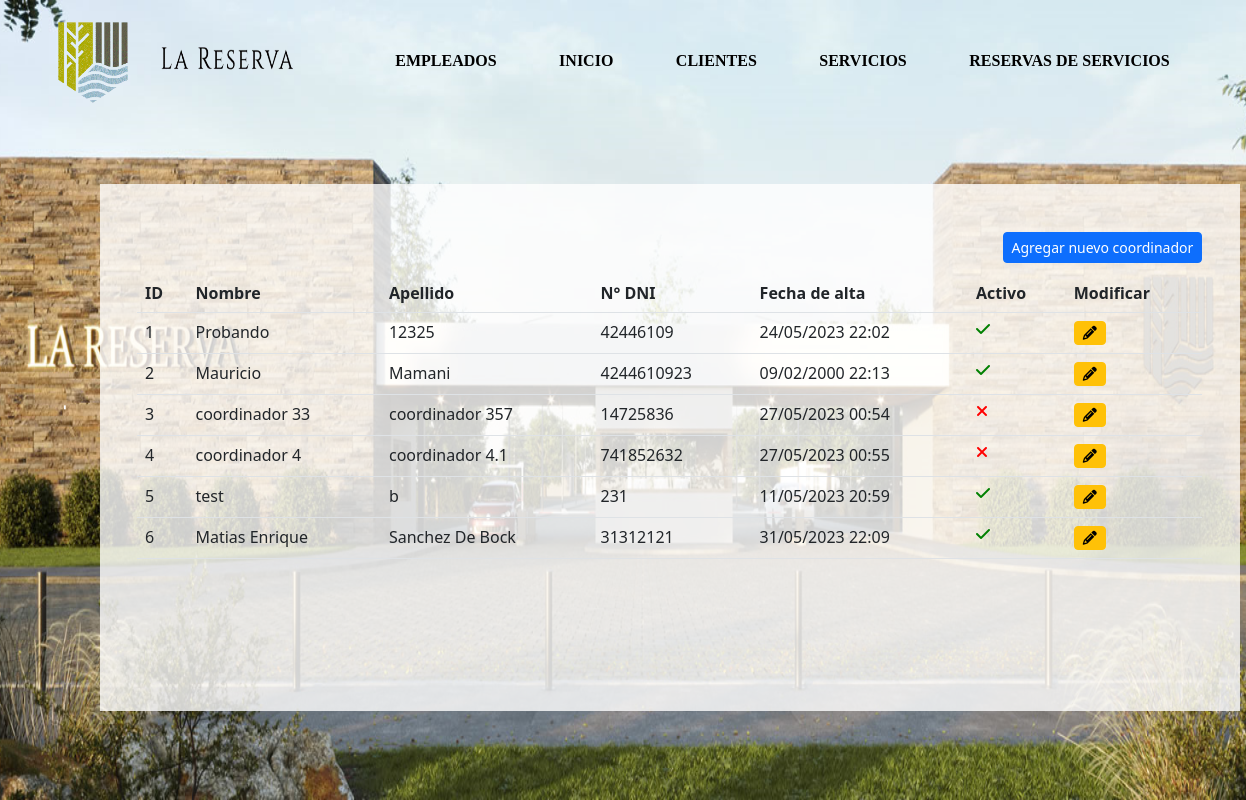
/reservas/coordinadores/listado/, run on an earlier commit of the app's database.
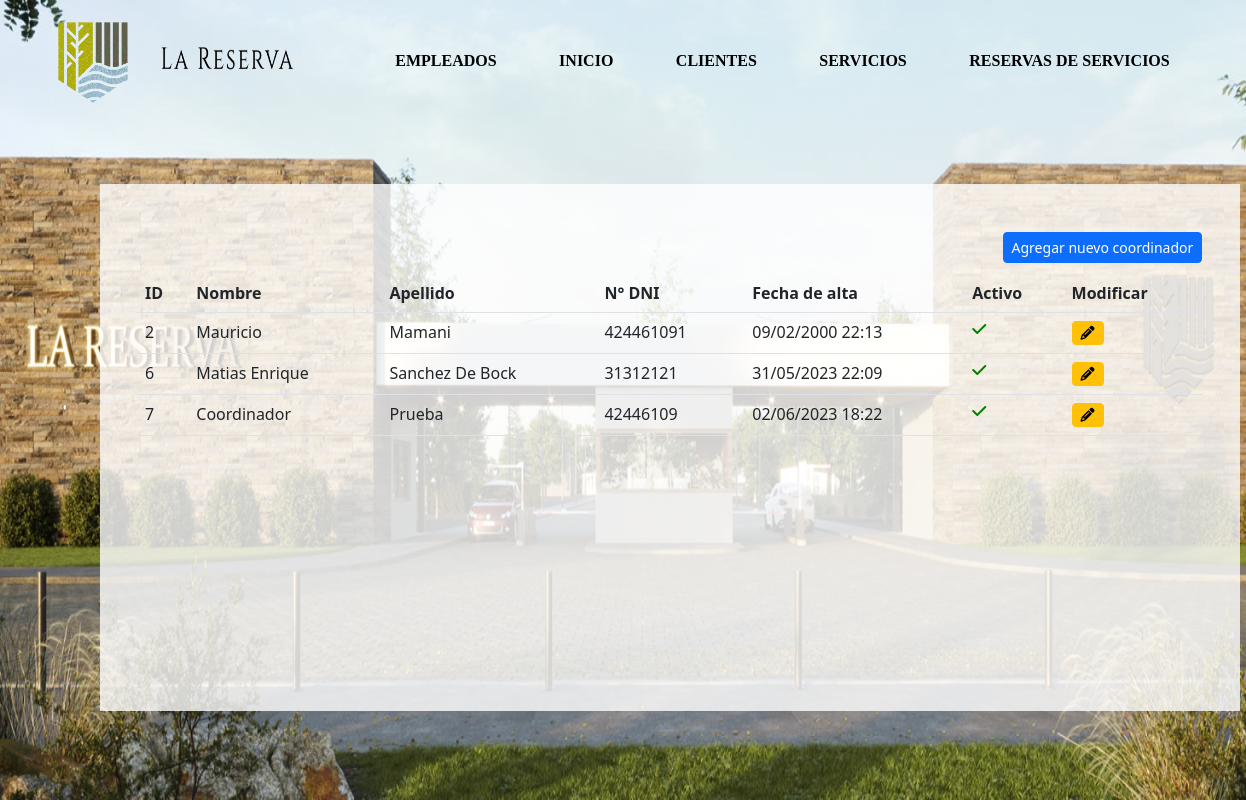
And on a later commit of the database.
### reservas/models.py (models this page shows, shortened)
class Coordinador(models.Model):
    nombre = models.CharField(verbose_name="Nombre",max_length=50)
    apellido = models.CharField(verbose_name="Apellido",max_length=50)
    numero_documento = models.IntegerField(verbose_name="Numero de documento", unique=True)
    fecha_alta = models.DateTimeField(verbose_name="Fecha de alta",auto_now_add=True)
    activo = models.BooleanField(verbose_name="Activo",default=True)

### reservas/views.py (the view)
# urls.py: path('coordinadores/listado/', views.listado_coordinadores, name="listado_coordinadores"),
def listado_coordinadores(request):
    coordinadores = Coordinador.objects.all()
    context = {
        "coordinadores": coordinadores
    }
    return render(request, "reservas/listar_coordinador.html", context)

### reservas/templates/reservas/listar_coordinador.html (shortened to what this page needs)
{% load static %}
<link rel="stylesheet" href="{% static 'css/home.css' %}">
 <link rel="stylesheet" href="{% static 'css/listados.css' %}" />
 <link rel="stylesheet" href="https://cdnjs.cloudflare.com/ajax/libs/font-awesome/6.2.1/css/all.min.css" />
 <link rel="stylesheet" href="https://cdn.jsdelivr.net/npm/bootstrap@5.2.3/dist/css/bootstrap.min.css" />
<div class="cabecera">
    <div>
        <img src="{% static 'img/BANNER-01.png' %}" alt="" width="100%" id="fondo">
    </div>
    <div class="navegar">
        <div id="div_logo">
            <img src="{% static 'img/resetImage.png' %}" alt="" id="logo">
            <img src="{% static 'img/resetImage (1).png' %}" alt="" id="logo_letra">
        </div>
        <div id="nav">
            <a href="{% url 'listado_empleados' %}" class="a">EMPLEADOS</a>
            <a href="{% url 'home' %}" class="a">INICIO</a>
            <a href="{% url 'listado_clientes' %}" class="a">CLIENTES</a>
            <a href="{% url 'listado_servicios' %}" class="a">SERVICIOS</a>
            <a href="{% url 'listado_reservas_de_servicios' %}" class="a">RESERVAS DE SERVICIOS</a>
        </div>
    </div>
    {% load tz %}
    <div class="container mt-4" id="tabla">
        <div class="row">
            <div class="col-sm-12 col-md-12 col-lg-12 col-xl-12">
                <a href="{% url 'registrar_coordinador' %}" id="nuevo"><button class='btn btn-sm btn-primary'>Agregar nuevo coordinador</button></a>
                <div class="table-responsive" id="div1">
                    <table id="listado" class="table">
                        <thead>
                            <tr>
                                <th>ID</th>
                                <th>Nombre</th>
                                <th>Apellido</th>
                                <th>N° DNI</th>
                                <th>Fecha de alta</th>
                                <th>Activo</th>
                                <th>Modificar</th>
                            </tr>
                        </thead>
                        <tbody>
                            {% for coordinador in coordinadores %}
                            <tr>
                                <td>{{coordinador.id}}</td>
                                <td>{{coordinador.nombre}}</td>
                                <td>{{coordinador.apellido}}</td>
                                <td>{{coordinador.numero_documento}}</td>
                                <td>{{coordinador.fecha_alta|localtime|date:"d/m/Y H:i"}}</td>
                                {% if coordinador.activo %}
                                    <td><a href="{% url 'desactivar_coordinador' coordinador.id %}"><i class='fa-solid fa-check' style='color: green;'></a></td>
                                {% else %}
                                    <td><a href="{% url 'activar_coordinador' coordinador.id %}"><i class='fa-solid fa-xmark' style='color: red;'></a></td>
                                {% endif %}
                                <td><a href="{% url 'modificar_coordinador' coordinador.id %}"><button class='btn btn-sm btn-warning'><i class='fa-solid fa-pencil'></i></button></a></td>
                            </tr>
                            {% endfor %}
                        </tbody>
                    </table>
                </div>
            </div>
        </div>
    </div>
</div>

What changed in the data, as far as the page shows it:
removed Coordinador: id "1", nombre "Probando", apellido "12325", numero_documento "42446109", fecha_alta "24/05/2023 22:02", activo True (drawn)
removed Coordinador: id "3", nombre "coordinador 33", apellido "coordinador 357", numero_documento "14725836", fecha_alta "27/05/2023 00:54", activo False (drawn)
removed Coordinador: id "4", nombre "coordinador 4", apellido "coordinador 4.1", numero_documento "741852632", fecha_alta "27/05/2023 00:55", activo False (drawn)
removed Coordinador: id "5", nombre "test", apellido "b", numero_documento "231", fecha_alta "11/05/2023 20:59", activo True (drawn)
changed Coordinador "Mauricio": numero_documento "4244610923" → "424461091"
added Coordinador: id "7", nombre "Coordinador", apellido "Prueba", numero_documento "42446109", fecha_alta "02/06/2023 18:22", activo True (drawn)
